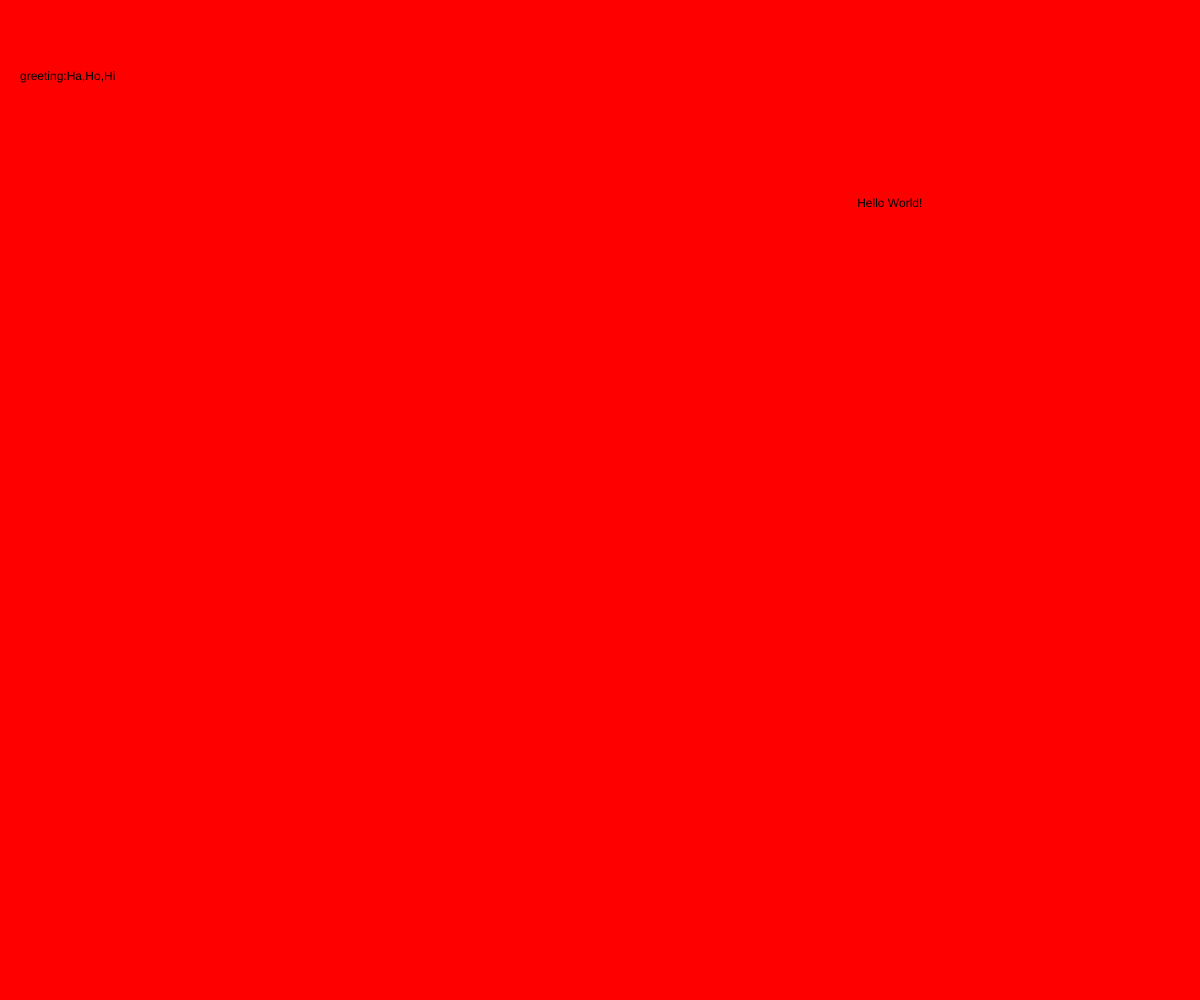
Frame 1 (no input)
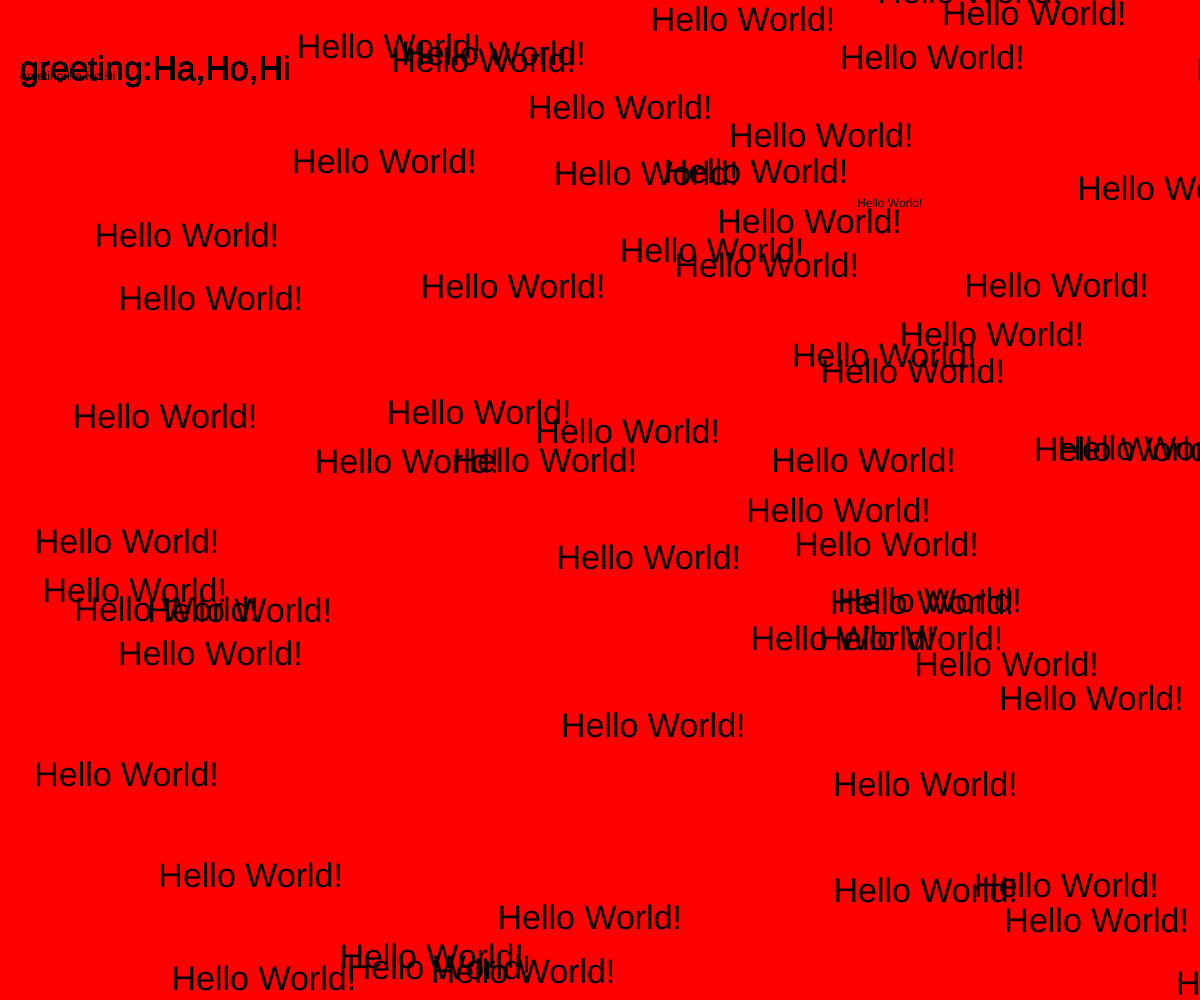
Frame 60 (no input)
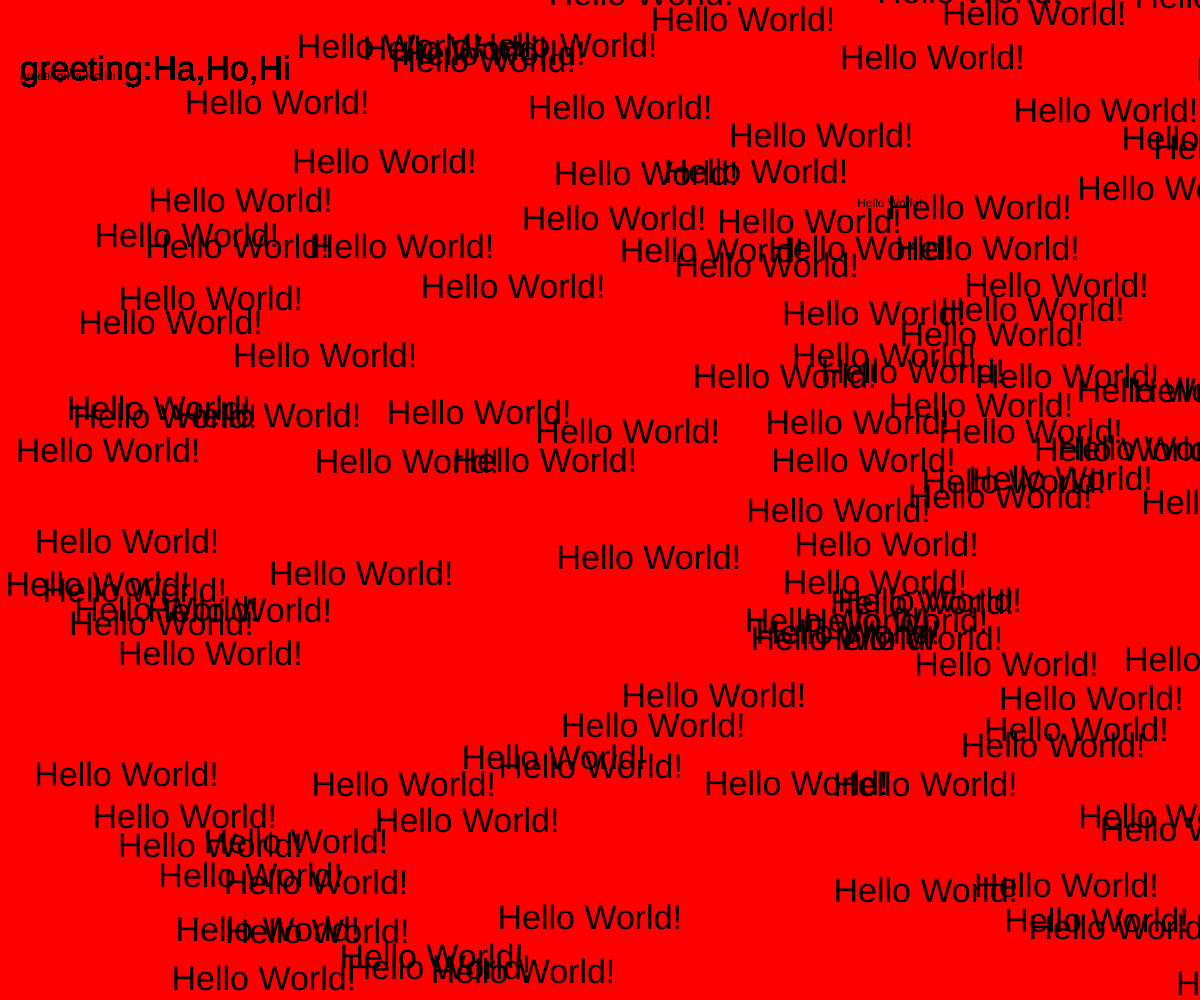
Frame 120 (the mouse pressed at the canvas centre since frame 60)

The p5.js sketch that drew these frames (run headless with seeded random() and noise() and a simulated clock; from frame 60 on, the mouse is pressed at the canvas centre):

// p5.js sketch
// ── sketch.js
// Create Array with needed strings.
let stringArray = ['Ha', 'Ho', 'Hi']
//Declare the setup function
function setup(){
  //Create a Canvas window width wide and window height high.
  //Set background color to red.
  createCanvas(windowWidth, windowHeight);
  background('red');


}
// Declare the draw function
function draw(){
  // use function to print text all over screen. Along with greeting.
  screentext();

}
// function to make the words Hello World appear in random positions all over the window.
function screentext(){
  text("greeting:" + stringArray, 20, 80);
  text("Hello World!", random(windowWidth), random(windowHeight));
  textSize(34);

}
